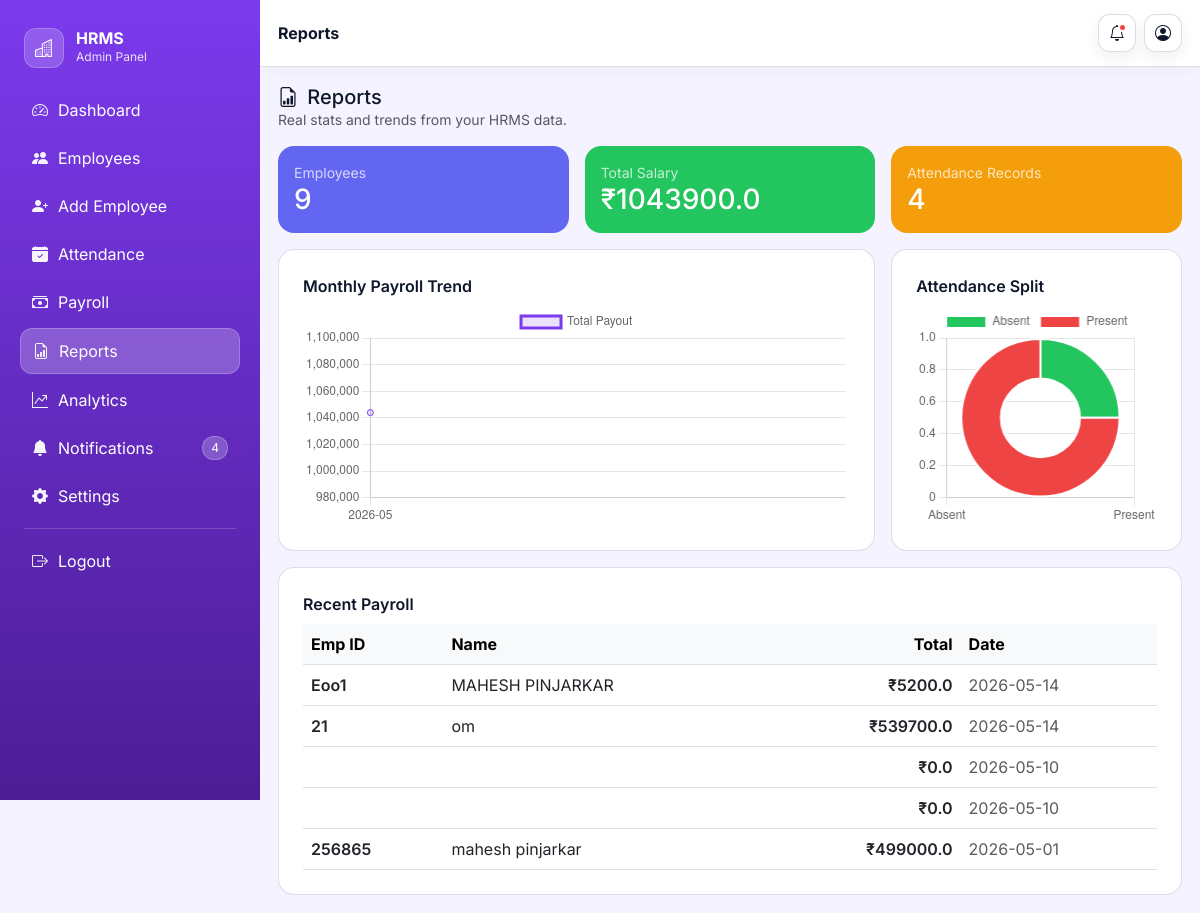
/reports (signed in), run on the app's committed database.
### tables this page shows
CREATE TABLE payroll (
        id INTEGER PRIMARY KEY AUTOINCREMENT,
        emp_id TEXT,
        name TEXT,
        basic REAL,
        bonus REAL,
        deduction REAL,
        total REAL,
        date TEXT
    );

### app.py (the view)
@app.route("/reports")
@login_required
def reports():
    conn = sqlite3.connect(DB_PATH)
    cursor = conn.cursor()
    cursor.execute("SELECT COUNT(*) FROM employees")
    total_emp = cursor.fetchone()[0]
    cursor.execute("SELECT SUM(total) FROM payroll")
    total_salary = cursor.fetchone()[0] or 0
    cursor.execute("SELECT COUNT(*) FROM attendance")
    total_att = cursor.fetchone()[0]
    cursor.execute("SELECT * FROM payroll ORDER BY id DESC LIMIT 5")
    payroll_data = cursor.fetchall()
    cursor.execute(
        "SELECT substr(date,1,7) as ym, SUM(total) FROM payroll "
        "GROUP BY substr(date,1,7) ORDER BY ym"
    )
    monthly_pay = cursor.fetchall()
    cursor.execute("SELECT status, COUNT(*) FROM attendance GROUP BY status")
    att_split = cursor.fetchall()
    conn.close()
    return render_template("reports.html",
        total_emp=total_emp,
        total_salary=total_salary,
        total_att=total_att,
        payroll_data=payroll_data,
        monthly_pay=monthly_pay,
        att_split=att_split,
    )

### app.py (called while the page is built)
def login_required(view):
    @wraps(view)
    def wrapped(*args, **kwargs):
        if 'admin' not in session:
            return redirect(url_for("login"))
        return view(*args, **kwargs)
    return wrapped

@app.context_processor
def inject_theme():
    data = {"theme": session.get("theme", "Purple")}
    if 'admin' in session:
        try:
            conn = sqlite3.connect(DB_PATH)
            cursor = conn.cursor()
            cursor.execute("SELECT COUNT(*) FROM notifications WHERE status='unread'")
            data["notif_count"] = cursor.fetchone()[0]
            conn.close()
        except Exception:
            data["notif_count"] = 0
    return data

### templates/reports.html (shortened to what this page needs)
{% extends "base.html" %}
{% set title = "Reports - HRMS" %}
{% set page_title = "Reports" %}
{% set active_page = "reports" %}
{% block content %}
  <div class="d-flex flex-wrap gap-2 align-items-center justify-content-between mb-3">
    <div>
      <div class="h5 mb-0"><i class="bi bi-file-earmark-bar-graph me-1"></i> Reports</div>
      <div class="text-muted small">Real stats and trends from your HRMS data.</div>
    </div>
  </div>
  <div class="row g-3 mb-3">
    <div class="col-md-4">
      <div class="panel p-3 rounded-4 text-white" style="background:#6366f1;border:none;">
        <div class="opacity-75 small">Employees</div>
        <div class="h3 mb-0">{{ total_emp }}</div>
      </div>
    </div>
    <div class="col-md-4">
      <div class="panel p-3 rounded-4 text-white" style="background:#22c55e;border:none;">
        <div class="opacity-75 small">Total Salary</div>
        <div class="h3 mb-0">₹{{ total_salary }}</div>
      </div>
    </div>
    <div class="col-md-4">
      <div class="panel p-3 rounded-4 text-white" style="background:#f59e0b;border:none;">
        <div class="opacity-75 small">Attendance Records</div>
        <div class="h3 mb-0">{{ total_att }}</div>
      </div>
    </div>
  </div>
  <div class="row g-3 mb-3">
    <div class="col-md-8">
      <div class="panel p-4 rounded-4">
        <div class="fw-semibold mb-2">Monthly Payroll Trend</div>
        <div class="chart-wrap">
          <canvas id="monthlyPay"></canvas>
        </div>
      </div>
    </div>
    <div class="col-md-4">
      <div class="panel p-4 rounded-4">
        <div class="fw-semibold mb-2">Attendance Split</div>
        <div class="chart-wrap">
          <canvas id="attSplit"></canvas>
        </div>
      </div>
    </div>
  </div>
  <div class="panel p-4 rounded-4">
    <div class="fw-semibold mb-2">Recent Payroll</div>
    <div class="table-responsive">
      <table class="table table-hover align-middle mb-0">
        <thead class="table-light">
          <tr>
            <th>Emp ID</th>
            <th>Name</th>
            <th class="text-end">Total</th>
            <th>Date</th>
          </tr>
        </thead>
        <tbody>
          {% for row in payroll_data %}
            <tr>
              <td class="fw-semibold">{{ row[1] }}</td>
              <td>{{ row[2] }}</td>
              <td class="text-end fw-semibold">₹{{ row[6] }}</td>
              <td class="text-muted">{{ row[7] }}</td>
            </tr>
          {% else %}
            <tr><td colspan="4" class="text-center text-muted py-4">No payroll data.</td></tr>
          {% endfor %}
        </tbody>
      </table>
    </div>
  </div>
{% endblock %}
{% block scripts %}
<script>
  const commonOptions = {
    responsive: true,
    maintainAspectRatio: false,
    plugins: { legend: { display: true } }
  };
  const monLabels = {{ monthly_pay|map(attribute=0)|list|tojson }};
  const monValues = {{ monthly_pay|map(attribute=1)|list|tojson }};
  new Chart(document.getElementById('monthlyPay'), {
    type: 'line',
    data: { labels: monLabels, datasets: [{ label: 'Total Payout', data: monValues, borderColor: '#7c3aed', backgroundColor: 'rgba(124,58,237,.15)' }] },
    options: commonOptions
  });
  const attLabels = {{ att_split|map(attribute=0)|list|tojson }};
  const attValues = {{ att_split|map(attribute=1)|list|tojson }};
  new Chart(document.getElementById('attSplit'), {
    type: 'doughnut',
    data: { labels: attLabels, datasets: [{ data: attValues, backgroundColor: ['#22c55e','#ef4444','#3b82f6','#f59e0b','#7c3aed'] }] },
    options: commonOptions
  });
</script>
{% endblock %}

### static/css/app.css (style rules this page uses)
:root { --bg: #f5f3ff; --surface: #ffffff; --muted: #64748b; --text: #0f172a; --border: rgba(148,163,184,.35); --primary: #7c3aed; --primary-2: #5b21b6; --shadow: 0 10px 25px rgba(15, 23, 42, 0.08); }
body { font-family: Inter, "Segoe UI", system-ui, -apple-system, Arial, sans-serif; background: var(--bg); color: var(--text); }
.theme-purple { --bg:#f5f3ff; --surface:#ffffff; --text:#0f172a; --primary:#7c3aed; --primary-2:#4c1d95; }
.panel { background: var(--surface); border:1px solid var(--border); }
.chart-wrap { height: 220px; position: relative; }
.chart-wrap canvas { width: 100% !important; height: 100% !important; }

### data on the page
payroll: emp "Eoo1", name "MAHESH PINJARKAR", total "5200.0", date "2026-05-14"
payroll: emp "21", name "om", total "539700.0", date "2026-05-14"
payroll: total "0.0", date "2026-05-10"
payroll: total "0.0", date "2026-05-10"
payroll: emp "256865", name "mahesh pinjarkar", total "499000.0", date "2026-05-01"

### other printed values
{{ notif_count }} "4"
{{ page_title }} "Reports"
{{ total_emp }} "9"
{{ total_salary }} "1043900.0"
{{ total_att }} "4"
chart data {{ monthly_pay|map(attribute=0)|list|tojson }} ["2026-05"]
chart data {{ monthly_pay|map(attribute=1)|list|tojson }} [1043900.0]
chart data {{ att_split|map(attribute=0)|list|tojson }} ["Absent", "Present"]
chart data {{ att_split|map(attribute=1)|list|tojson }} [1, 3]
